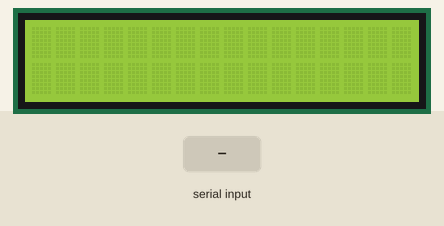
This sketch was run on a simulated ESP32. Shown: 16×2 character LCD. Inputs (shaded band) come from the test bench. What the sketch prints to the serial monitor is not drawn.

Above: at 1.2 s.
1.3 s: "1\n" received over Serial
At 2.5 s:
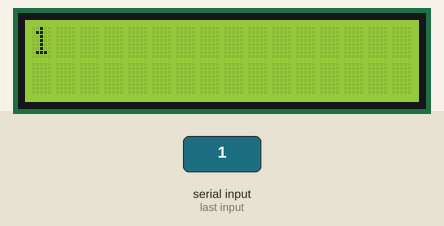
2.8 s: "0\n" received over Serial
At 3.6 s:
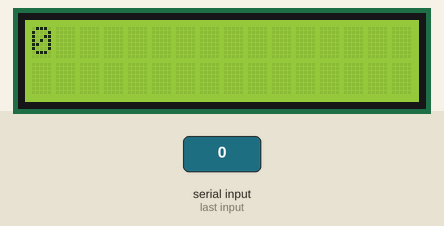
4.3 s: "2\n" received over Serial
At 4.7 s:
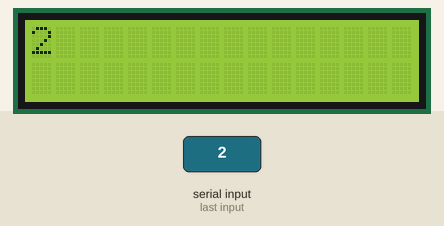
Timing chart, 0 to 7.3 s (numbered marks = the images above; inputs shaded):
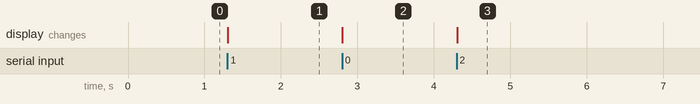

The sketch:

16x2_i2c_LCD_01.ino
```cpp
#include <Wire.h>
#include <LiquidCrystal_I2C.h>

// Your confirmed I2C address
LiquidCrystal_I2C lcd(0x27, 16, 2);
String inputText = "";

void setup() {
  Wire.begin(21, 22);         // SDA = 21, SCL = 22
  Serial.begin(115200);
  lcd.init();
  lcd.backlight();
  lcd.clear();

  Serial.println("Type text and press Enter to display it on the LCD.");
}

void loop() {
  if (Serial.available()) {
    inputText = Serial.readStringUntil('\n');
    lcd.clear();
    lcd.setCursor(0, 0);

    if (inputText.length() <= 16) {
      lcd.print(inputText);
    } else {
      lcd.print(inputText.substring(0, 16));
      lcd.setCursor(0, 1);
      lcd.print(inputText.substring(16, 32));
    }
  }
}
```

Measured:
- after the input at 1.3 s, the display: changes at once (image 1)
- after the input at 2.8 s, the display: changes at once (image 2)
- after the input at 4.3 s, the display: changes at once (image 3)
